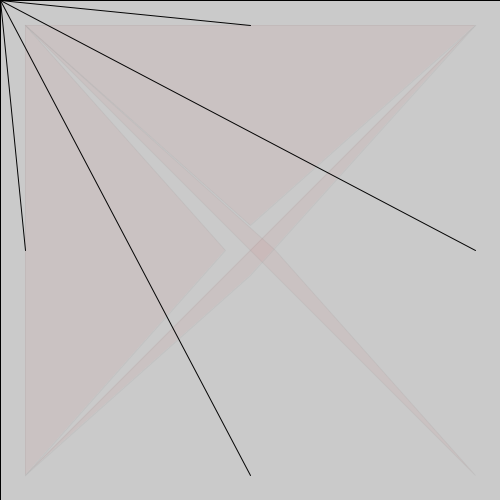
Frame 1 (no input)
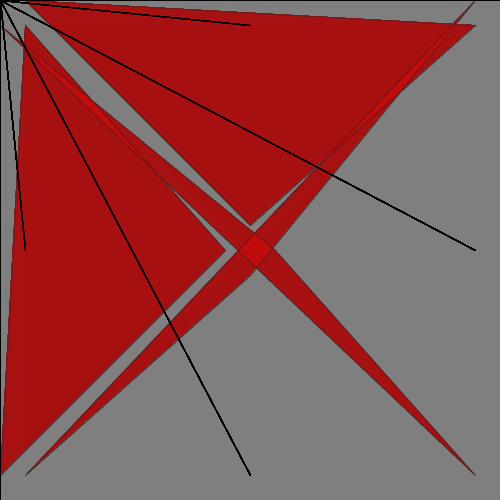
Frame 60 (the mouse pressed at the canvas centre just before this capture)
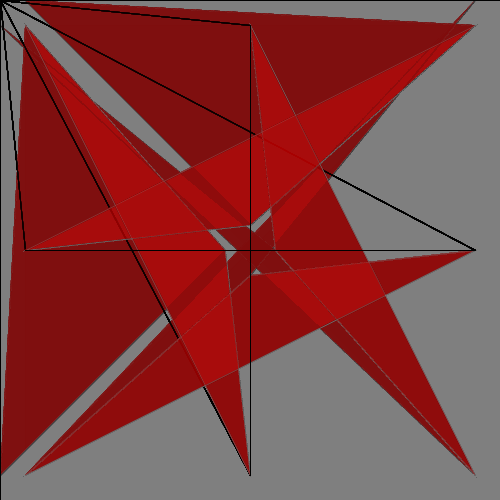
Frame 120 (the mouse held since frame 60 and released just before this capture)

The Processing sketch that drew these frames (run headless with seeded random() and noise(); from frame 60 on, the mouse is pressed at the canvas centre):

// Processing sketch: processing_90290
// ── processing_90290.pde





int distX;
int distY;


float R;
float G;
float B;





 //.........................................................

void setup() {
  size (500, 500);

 //background ( R%255,G%250,B%255,1); 


  



  distX = 25;
  distY = 25;





  R = 0;
  G = 0;
  B = 0;

  
}

//...............................................3

void draw() {
  
  
  stroke(1);
  
  
  



  fill (R%0, G%0, B%255 ,1);
  rect (0, 0, 500, 500);


 
  fill (R%255, G%255, B%255 ,1);
  rect (0, 0, 500, 500);

    
   


stroke(R,G,B,10);
fill (200,10,10,10);

  triangle (25, 25, 225, 250, distX, 475);

  triangle (25, distY, 475, 25, 250, 225);

  triangle (275, 250, distX, 25, 475, 475);

  triangle (25, 475, 250, 275, 475, distY);
  
  
  
  
  

  
  
  stroke(0, 0, 0,250);
  line(250, 25, mouseX, mouseY);
  line(475, 250, mouseX, mouseY);
  line(250, 475, mouseX, mouseY);
  line(25, 250, mouseX, mouseY);
  
 

  
  distX = (mouseX);
  distY = (mouseY);





 
  R++; 
  G++;
  B++;

 
}
